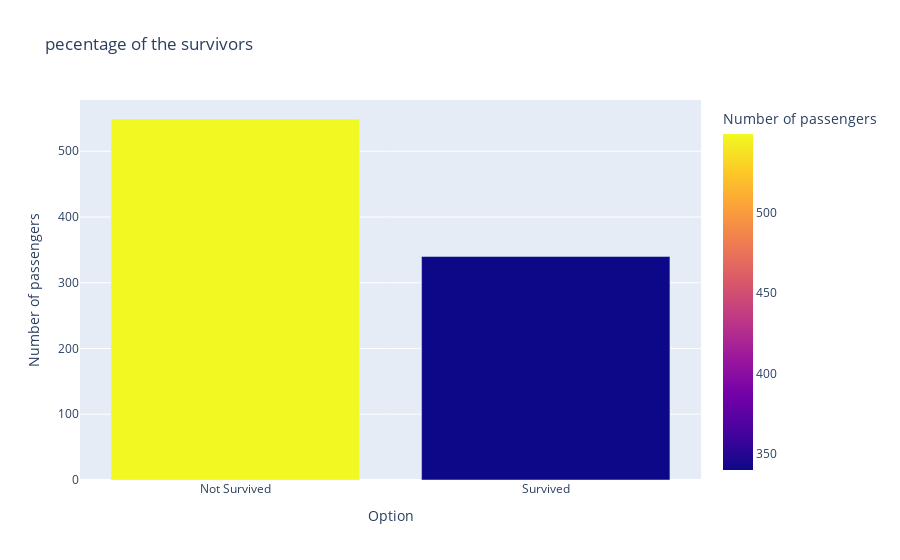

Notebook code for this chart:
### Markdown cell above
### Check the pecentage of the survivors the training set

### Code cell
train_percentage = []
test_percentage = []
survive_options = ["Not Survived","Survived"]

percentage = model_datasets[0]["Survived"].value_counts().reset_index()
percentage['index'] = survive_options
percentage['Perecentage'] = percentage['Survived'] / percentage['Survived'].sum()
percentage.columns = ["Option","Number of passengers","Percentage"]
display(percentage)
px.bar(percentage,x="Option",y="Number of passengers",title="pecentage of the survivors",
       color="Number of passengers")

### Figure 1 — Plotly figure (JSON) as saved in the notebook; plotly's stock layout.template omitted (floating-point values rounded to 4 significant figures)
{"data": [{"alignmentgroup": "True", "hovertemplate": "Option=%{x}<br>Number of passengers=%{marker.color}<extra></extra>", "legendgroup": "", "marker": {"color": [549, 340], "coloraxis": "coloraxis", "pattern": {"shape": ""}}, "name": "", "offsetgroup": "", "orientation": "v", "showlegend": false, "textposition": "auto", "type": "bar", "x": ["Not Survived", "Survived"], "xaxis": "x", "y": [549, 340], "yaxis": "y"}], "layout": {"barmode": "relative", "coloraxis": {"colorbar": {"title": {"text": "Number of passengers"}}, "colorscale": [[0, "#0d0887"], [0.1111, "#46039f"], [0.2222, "#7201a8"], [0.3333, "#9c179e"], [0.4444, "#bd3786"], [0.5556, "#d8576b"], [0.6667, "#ed7953"], [0.7778, "#fb9f3a"], [0.8889, "#fdca26"], [1, "#f0f921"]]}, "legend": {"tracegroupgap": 0}, "title": {"text": "pecentage of the survivors"}, "xaxis": {"anchor": "y", "domain": [0, 1], "title": {"text": "Option"}}, "yaxis": {"anchor": "x", "domain": [0, 1], "title": {"text": "Number of passengers"}}}}
